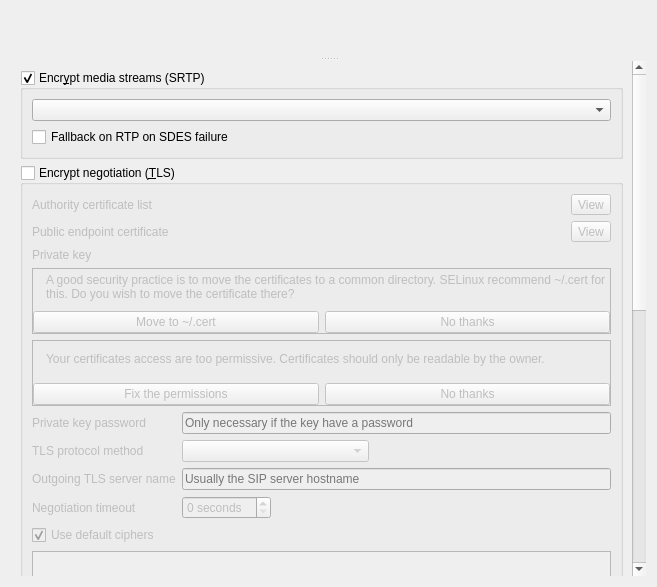
<?xml version="1.0" encoding="UTF-8"?>
<ui version="4.0">
 <class>SecurityPage</class>
 <widget class="QWidget" name="SecurityPage">
  <property name="geometry">
   <rect>
    <x>0</x>
    <y>0</y>
    <width>657</width>
    <height>587</height>
   </rect>
  </property>
  <layout class="QVBoxLayout" name="verticalLayout_3">
   <item>
    <widget class="QSplitter" name="splitter">
     <property name="orientation">
      <enum>Qt::Vertical</enum>
     </property>
     <widget class="SecurityLevelWidget" name="m_pSecurityIssues" native="true">
      <property name="sizePolicy">
       <sizepolicy hsizetype="Preferred" vsizetype="Fixed">
        <horstretch>0</horstretch>
        <verstretch>0</verstretch>
       </sizepolicy>
      </property>
      <property name="minimumSize">
       <size>
        <width>0</width>
        <height>0</height>
       </size>
      </property>
      <property name="maximumSize">
       <size>
        <width>16777215</width>
        <height>16777215</height>
       </size>
      </property>
     </widget>
     <widget class="QScrollArea" name="scrollArea">
      <property name="sizePolicy">
       <sizepolicy hsizetype="Expanding" vsizetype="Expanding">
        <horstretch>0</horstretch>
        <verstretch>0</verstretch>
       </sizepolicy>
      </property>
      <property name="sizeIncrement">
       <size>
        <width>0</width>
        <height>8</height>
       </size>
      </property>
      <property name="frameShape">
       <enum>QFrame::NoFrame</enum>
      </property>
      <property name="frameShadow">
       <enum>QFrame::Plain</enum>
      </property>
      <property name="widgetResizable">
       <bool>true</bool>
      </property>
      <widget class="QWidget" name="scrollAreaWidgetContents">
       <property name="geometry">
        <rect>
         <x>0</x>
         <y>0</y>
         <width>625</width>
         <height>1126</height>
        </rect>
       </property>
       <layout class="QVBoxLayout" name="verticalLayout_8">
        <item>
         <widget class="QGroupBox" name="lrcfg_srtpEnabled">
          <property name="title">
           <string>Encr&amp;ypt media streams (SRTP)</string>
          </property>
          <property name="checkable">
           <bool>true</bool>
          </property>
          <layout class="QVBoxLayout" name="verticalLayout_2">
           <item>
            <widget class="AutoComboBox" name="combo_security_STRP">
             <property name="sizePolicy">
              <sizepolicy hsizetype="Minimum" vsizetype="Fixed">
               <horstretch>0</horstretch>
               <verstretch>0</verstretch>
              </sizepolicy>
             </property>
            </widget>
           </item>
           <item>
            <widget class="QCheckBox" name="lrcfg_srtpRtpFallback">
             <property name="text">
              <string>Fallback on RTP on SDES failure</string>
             </property>
            </widget>
           </item>
          </layout>
         </widget>
        </item>
        <item>
         <widget class="QGroupBox" name="lrcfg_tlsEnabled">
          <property name="sizePolicy">
           <sizepolicy hsizetype="Expanding" vsizetype="Expanding">
            <horstretch>0</horstretch>
            <verstretch>0</verstretch>
           </sizepolicy>
          </property>
          <property name="title">
           <string>Encrypt negotiation (&amp;TLS)</string>
          </property>
          <property name="checkable">
           <bool>true</bool>
          </property>
          <property name="checked">
           <bool>false</bool>
          </property>
          <layout class="QGridLayout" name="gridLayout_4">
           <item row="0" column="0">
            <widget class="QLabel" name="label_tls_authority">
             <property name="text">
              <string>Authority certificate list</string>
             </property>
            </widget>
           </item>
           <item row="4" column="0" colspan="6">
            <widget class="QFrame" name="frame_2">
             <property name="sizePolicy">
              <sizepolicy hsizetype="Expanding" vsizetype="Preferred">
               <horstretch>0</horstretch>
               <verstretch>55</verstretch>
              </sizepolicy>
             </property>
             <property name="minimumSize">
              <size>
               <width>0</width>
               <height>66</height>
              </size>
             </property>
             <property name="frameShape">
              <enum>QFrame::StyledPanel</enum>
             </property>
             <property name="frameShadow">
              <enum>QFrame::Raised</enum>
             </property>
             <layout class="QVBoxLayout" name="verticalLayout_7">
              <property name="leftMargin">
               <number>0</number>
              </property>
              <property name="topMargin">
               <number>0</number>
              </property>
              <property name="rightMargin">
               <number>0</number>
              </property>
              <property name="bottomMargin">
               <number>0</number>
              </property>
              <item>
               <layout class="QHBoxLayout" name="horizontalLayout_10">
                <item>
                 <widget class="QLabel" name="label_3">
                  <property name="sizePolicy">
                   <sizepolicy hsizetype="Minimum" vsizetype="Preferred">
                    <horstretch>0</horstretch>
                    <verstretch>0</verstretch>
                   </sizepolicy>
                  </property>
                  <property name="text">
                   <string/>
                  </property>
                 </widget>
                </item>
                <item>
                 <widget class="QLabel" name="m_pMoveCertL_2">
                  <property name="sizePolicy">
                   <sizepolicy hsizetype="Expanding" vsizetype="Preferred">
                    <horstretch>0</horstretch>
                    <verstretch>0</verstretch>
                   </sizepolicy>
                  </property>
                  <property name="text">
                   <string>Your certificates access are too permissive. Certificates should only be readable by the owner.</string>
                  </property>
                  <property name="wordWrap">
                   <bool>true</bool>
                  </property>
                 </widget>
                </item>
               </layout>
              </item>
              <item>
               <layout class="QHBoxLayout" name="horizontalLayout_11">
                <item>
                 <widget class="QPushButton" name="m_pFixCertPB">
                  <property name="text">
                   <string>Fix the permissions</string>
                  </property>
                  <property name="icon">
                   <iconset theme="dialog-ok">
                    <normaloff>.</normaloff>.</iconset>
                  </property>
                 </widget>
                </item>
                <item>
                 <widget class="QPushButton" name="m_pCancelFix">
                  <property name="text">
                   <string>No thanks</string>
                  </property>
                  <property name="icon">
                   <iconset theme="dialog-cancel">
                    <normaloff>.</normaloff>.</iconset>
                  </property>
                 </widget>
                </item>
               </layout>
              </item>
             </layout>
            </widget>
           </item>
           <item row="3" column="0" colspan="6">
            <widget class="QFrame" name="frame">
             <property name="sizePolicy">
              <sizepolicy hsizetype="Expanding" vsizetype="Preferred">
               <horstretch>0</horstretch>
               <verstretch>55</verstretch>
              </sizepolicy>
             </property>
             <property name="minimumSize">
              <size>
               <width>0</width>
               <height>66</height>
              </size>
             </property>
             <property name="frameShape">
              <enum>QFrame::StyledPanel</enum>
             </property>
             <property name="frameShadow">
              <enum>QFrame::Raised</enum>
             </property>
             <layout class="QVBoxLayout" name="verticalLayout">
              <property name="leftMargin">
               <number>0</number>
              </property>
              <property name="topMargin">
               <number>0</number>
              </property>
              <property name="rightMargin">
               <number>0</number>
              </property>
              <property name="bottomMargin">
               <number>0</number>
              </property>
              <item>
               <layout class="QHBoxLayout" name="horizontalLayout_5">
                <item>
                 <widget class="QLabel" name="label_2">
                  <property name="sizePolicy">
                   <sizepolicy hsizetype="Minimum" vsizetype="Preferred">
                    <horstretch>0</horstretch>
                    <verstretch>0</verstretch>
                   </sizepolicy>
                  </property>
                  <property name="text">
                   <string/>
                  </property>
                 </widget>
                </item>
                <item>
                 <widget class="QLabel" name="m_pMoveCertL">
                  <property name="sizePolicy">
                   <sizepolicy hsizetype="Expanding" vsizetype="Preferred">
                    <horstretch>0</horstretch>
                    <verstretch>0</verstretch>
                   </sizepolicy>
                  </property>
                  <property name="text">
                   <string>A good security practice is to move the certificates to a common directory. SELinux recommend ~/.cert for this. Do you wish to move the certificate there?</string>
                  </property>
                  <property name="wordWrap">
                   <bool>true</bool>
                  </property>
                 </widget>
                </item>
               </layout>
              </item>
              <item>
               <layout class="QHBoxLayout" name="horizontalLayout_4">
                <item>
                 <widget class="QPushButton" name="m_pMoveCertPB">
                  <property name="text">
                   <string>Move to ~/.cert</string>
                  </property>
                  <property name="icon">
                   <iconset theme="dialog-ok">
                    <normaloff>.</normaloff>.</iconset>
                  </property>
                 </widget>
                </item>
                <item>
                 <widget class="QPushButton" name="m_pCancelMove">
                  <property name="text">
                   <string>No thanks</string>
                  </property>
                  <property name="icon">
                   <iconset theme="dialog-cancel">
                    <normaloff>.</normaloff>.</iconset>
                  </property>
                 </widget>
                </item>
               </layout>
              </item>
             </layout>
            </widget>
           </item>
           <item row="9" column="0">
            <widget class="QLabel" name="label_tls_timeout">
             <property name="text">
              <string>Negotiation timeout</string>
             </property>
            </widget>
           </item>
           <item row="13" column="0" colspan="4">
            <widget class="QCheckBox" name="lrcfg_tlsVerifyServer">
             <property name="text">
              <string>Verify incoming certificates (server side)</string>
             </property>
            </widget>
           </item>
           <item row="1" column="0">
            <widget class="QLabel" name="label_tls_endpoint">
             <property name="text">
              <string>Public endpoint certificate</string>
             </property>
            </widget>
           </item>
           <item row="17" column="0">
            <spacer name="verticalSpacer">
             <property name="orientation">
              <enum>Qt::Vertical</enum>
             </property>
             <property name="sizeHint" stdset="0">
              <size>
               <width>20</width>
               <height>40</height>
              </size>
             </property>
            </spacer>
           </item>
           <item row="7" column="3" colspan="3">
            <spacer name="horizontalSpacer_5">
             <property name="orientation">
              <enum>Qt::Horizontal</enum>
             </property>
             <property name="sizeHint" stdset="0">
              <size>
               <width>40</width>
               <height>20</height>
              </size>
             </property>
            </spacer>
           </item>
           <item row="6" column="1" colspan="5">
            <widget class="QLineEdit" name="lrcfg_tlsPassword">
             <property name="echoMode">
              <enum>QLineEdit::Password</enum>
             </property>
             <property name="placeholderText">
              <string>Only necessary if the key have a password</string>
             </property>
            </widget>
           </item>
           <item row="2" column="0">
            <widget class="QLabel" name="label_tls_private_key">
             <property name="text">
              <string>Private key</string>
             </property>
            </widget>
           </item>
           <item row="8" column="1" colspan="5">
            <widget class="QLineEdit" name="lrcfg_tlsServerName">
             <property name="placeholderText">
              <string>Usually the SIP server hostname</string>
             </property>
            </widget>
           </item>
           <item row="0" column="5">
            <widget class="QToolButton" name="m_pViewCa">
             <property name="toolTip">
              <string>View the certificate authority</string>
             </property>
             <property name="text">
              <string>View</string>
             </property>
             <property name="icon">
              <iconset theme="view-list-text">
               <normaloff>../../../../../../../../../../../../.designer/backup</normaloff>../../../../../../../../../../../../.designer/backup</iconset>
             </property>
            </widget>
           </item>
           <item row="1" column="5">
            <widget class="QToolButton" name="m_pViewCert">
             <property name="toolTip">
              <string>View the certificate</string>
             </property>
             <property name="text">
              <string>View</string>
             </property>
             <property name="icon">
              <iconset theme="view-list-text">
               <normaloff>../../../../../../../../../../../../.designer/backup</normaloff>../../../../../../../../../../../../.designer/backup</iconset>
             </property>
            </widget>
           </item>
           <item row="6" column="0">
            <widget class="QLabel" name="label_tls_private_key_password">
             <property name="text">
              <string>Private key password</string>
             </property>
            </widget>
           </item>
           <item row="15" column="4">
            <widget class="IssuesIcon" name="m_pReqTLS" native="true"/>
           </item>
           <item row="15" column="0" colspan="4">
            <widget class="QCheckBox" name="lrcfg_tlsRequireClientCertificate">
             <property name="text">
              <string>Require a certificate for incoming TLS connections</string>
             </property>
            </widget>
           </item>
           <item row="9" column="1">
            <widget class="QSpinBox" name="lrcfg_tlsNegotiationTimeoutSec">
             <property name="sizePolicy">
              <sizepolicy hsizetype="Fixed" vsizetype="Fixed">
               <horstretch>0</horstretch>
               <verstretch>0</verstretch>
              </sizepolicy>
             </property>
             <property name="minimumSize">
              <size>
               <width>50</width>
               <height>0</height>
              </size>
             </property>
             <property name="suffix">
              <string> seconds</string>
             </property>
            </widget>
           </item>
           <item row="7" column="1" colspan="2">
            <widget class="AutoComboBox" name="combo_tls_method"/>
           </item>
           <item row="14" column="4">
            <widget class="IssuesIcon" name="m_pVerifyClient" native="true"/>
           </item>
           <item row="8" column="0">
            <widget class="QLabel" name="label_tls_outgoing">
             <property name="text">
              <string>Outgoing TLS server name</string>
             </property>
            </widget>
           </item>
           <item row="14" column="0" colspan="4">
            <widget class="QCheckBox" name="lrcfg_tlsVerifyClient">
             <property name="text">
              <string>Verify answer certificates (client side)</string>
             </property>
            </widget>
           </item>
           <item row="13" column="4">
            <widget class="IssuesIcon" name="m_pVerifyServer" native="true"/>
           </item>
           <item row="9" column="2" colspan="4">
            <spacer name="horizontalSpacer_3">
             <property name="orientation">
              <enum>Qt::Horizontal</enum>
             </property>
             <property name="sizeHint" stdset="0">
              <size>
               <width>40</width>
               <height>20</height>
              </size>
             </property>
            </spacer>
           </item>
           <item row="11" column="0" colspan="6">
            <widget class="QListView" name="m_pCipherModel"/>
           </item>
           <item row="7" column="0">
            <widget class="QLabel" name="label_tls_method">
             <property name="text">
              <string>TLS protocol method</string>
             </property>
            </widget>
           </item>
           <item row="10" column="0">
            <widget class="QCheckBox" name="m_pDefaultCiphers">
             <property name="text">
              <string>Use default ciphers</string>
             </property>
             <property name="checked">
              <bool>true</bool>
             </property>
            </widget>
           </item>
           <item row="16" column="0" colspan="6">
            <widget class="QTabWidget" name="tabWidget">
             <property name="currentIndex">
              <number>0</number>
             </property>
             <widget class="QWidget" name="tab">
              <attribute name="title">
               <string>Allowed certificates</string>
              </attribute>
              <layout class="QGridLayout" name="gridLayout">
               <item row="0" column="0">
                <widget class="ContextListView" name="lrcfg_allowedCertificatesModel"/>
               </item>
              </layout>
             </widget>
             <widget class="QWidget" name="tab_2">
              <attribute name="title">
               <string>Banned certificates</string>
              </attribute>
              <layout class="QGridLayout" name="gridLayout_2">
               <item row="0" column="0">
                <widget class="ContextListView" name="lrcfg_bannedCertificatesModel"/>
               </item>
              </layout>
             </widget>
             <widget class="QWidget" name="tab_3">
              <attribute name="title">
               <string>Known certificates</string>
              </attribute>
              <layout class="QGridLayout" name="gridLayout_3">
               <item row="0" column="0">
                <widget class="ContextListView" name="lrcfg_knownCertificateModel"/>
               </item>
              </layout>
             </widget>
            </widget>
           </item>
           <item row="0" column="1" colspan="4">
            <widget class="FileSelector" name="lrcfg_tlsCaListCertificate" native="true"/>
           </item>
           <item row="1" column="1" colspan="4">
            <widget class="FileSelector" name="lrcfg_tlsCertificate" native="true"/>
           </item>
           <item row="2" column="1" colspan="5">
            <widget class="FileSelector" name="lrcfg_tlsPrivateKey" native="true"/>
           </item>
          </layout>
         </widget>
        </item>
       </layout>
      </widget>
     </widget>
    </widget>
   </item>
  </layout>
 </widget>
 <customwidgets>
  <customwidget>
   <class>AutoComboBox</class>
   <extends>QComboBox</extends>
   <header>widgets/autocombobox.h</header>
  </customwidget>
  <customwidget>
   <class>SecurityLevelWidget</class>
   <extends>QWidget</extends>
   <header>widgets/securityprogress.h</header>
   <container>1</container>
  </customwidget>
  <customwidget>
   <class>IssuesIcon</class>
   <extends>QWidget</extends>
   <header>widgets/securityprogress.h</header>
   <container>1</container>
  </customwidget>
  <customwidget>
   <class>ContextListView</class>
   <extends>QListView</extends>
   <header>widgets/contextlistview.h</header>
  </customwidget>
  <customwidget>
   <class>FileSelector</class>
   <extends>QWidget</extends>
   <header>widgets/fileselector.h</header>
   <container>1</container>
  </customwidget>
 </customwidgets>
 <resources/>
 <connections>
  <connection>
   <sender>m_pDefaultCiphers</sender>
   <signal>toggled(bool)</signal>
   <receiver>m_pCipherModel</receiver>
   <slot>setHidden(bool)</slot>
   <hints>
    <hint type="sourcelabel">
     <x>55</x>
     <y>604</y>
    </hint>
    <hint type="destinationlabel">
     <x>148</x>
     <y>802</y>
    </hint>
   </hints>
  </connection>
  <connection>
   <sender>m_pCancelMove</sender>
   <signal>clicked()</signal>
   <receiver>frame</receiver>
   <slot>hide()</slot>
   <hints>
    <hint type="sourcelabel">
     <x>613</x>
     <y>367</y>
    </hint>
    <hint type="destinationlabel">
     <x>616</x>
     <y>370</y>
    </hint>
   </hints>
  </connection>
  <connection>
   <sender>m_pCancelFix</sender>
   <signal>clicked()</signal>
   <receiver>frame_2</receiver>
   <slot>hide()</slot>
   <hints>
    <hint type="sourcelabel">
     <x>613</x>
     <y>439</y>
    </hint>
    <hint type="destinationlabel">
     <x>616</x>
     <y>442</y>
    </hint>
   </hints>
  </connection>
 </connections>
</ui>
